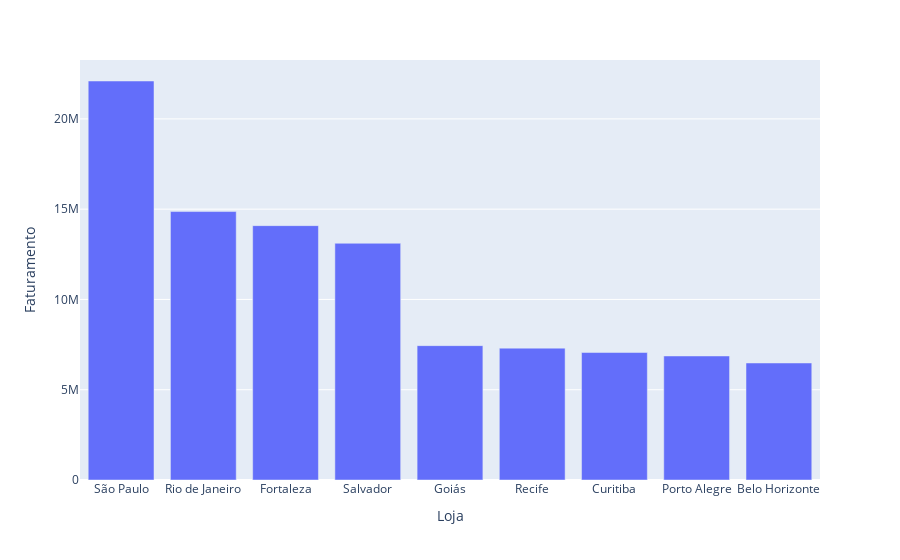

The code cell stored with this chart in its notebook:
### Code cell
import os
import pandas as pd


lista_arquivos = os.listdir('Vendas')

tabelas = []

for arquivo in lista_arquivos:
    if 'Vendas' in arquivo:
        tabela = pd.read_csv(f'Vendas/{arquivo}')
        tabelas.append(tabela)               

#junatndo os Dataframe
tabela_total = pd.concat(tabelas)
#display(tabela_total)

tabela_produto = tabela_total.groupby('Produto').sum()
tabela_produto = tabela_produto[['Quantidade Vendida', 'Preco Unitario']].sort_values(by= 'Quantidade Vendida' , ascending= False)
#display(tabela_produto)

tabela_total['Faturamento'] = tabela_total['Quantidade Vendida'] * tabela_total['Preco Unitario']
#display(tabela_total)

total_faturamento = tabela_total.groupby('Produto').sum()
total_faturamento = total_faturamento[['Faturamento']]
#display(total_faturamento)

total_lojas = tabela_total.groupby('Loja').sum()
total_lojas = total_lojas[['Faturamento']].sort_values(by= 'Faturamento' , ascending= False)
display(total_lojas)


import plotly.express as px
grafico = px.bar(total_lojas , x= total_lojas.index , y= 'Faturamento')
grafico.show()

### Figure 1 — Plotly figure (JSON) as saved in the notebook; plotly's stock layout.template omitted (floating-point values rounded to 4 significant figures)
{"data": [{"alignmentgroup": "True", "hovertemplate": "Loja=%{x}<br>Faturamento=%{y}<extra></extra>", "legendgroup": "", "marker": {"color": "#636efa", "pattern": {"shape": ""}}, "name": "", "offsetgroup": "", "orientation": "v", "showlegend": false, "textposition": "auto", "type": "bar", "x": ["São Paulo", "Rio de Janeiro", "Fortaleza", "Salvador", "Goiás", "Recife", "Curitiba", "Porto Alegre", "Belo Horizonte"], "xaxis": "x", "y": [22098300, 14867800, 14087900, 13111300, 7441800, 7303000, 7060500, 6868600, 6480300], "yaxis": "y"}], "layout": {"barmode": "relative", "legend": {"tracegroupgap": 0}, "margin": {"t": 60}, "xaxis": {"anchor": "y", "domain": [0, 1], "title": {"text": "Loja"}}, "yaxis": {"anchor": "x", "domain": [0, 1], "title": {"text": "Faturamento"}}}}
